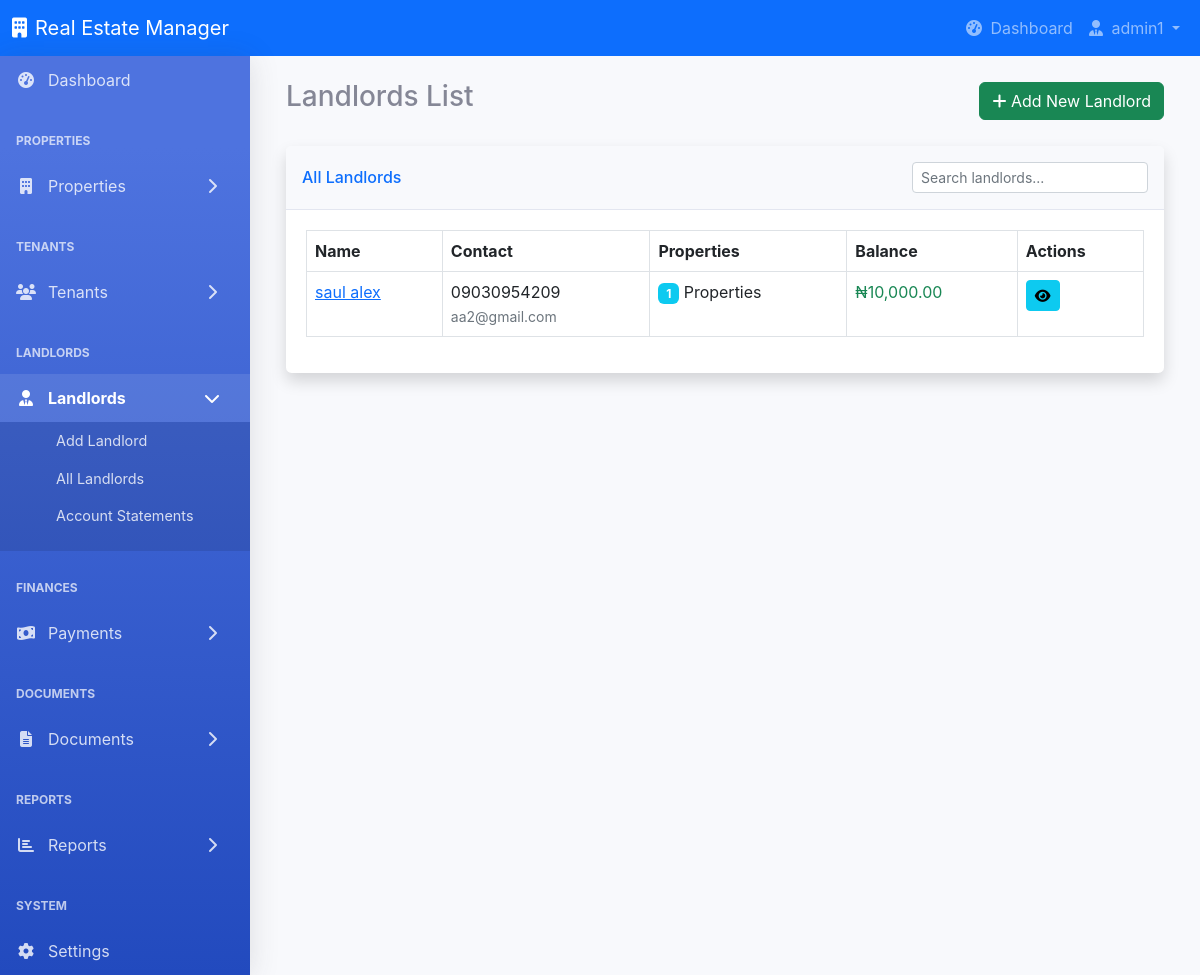
Page /landlords/list (signed in) on the committed database.
### tables this page shows
CREATE TABLE landlords (
        id INTEGER PRIMARY KEY AUTOINCREMENT,
        full_name TEXT NOT NULL,
        phone TEXT NOT NULL,
        email TEXT,
        address TEXT,
        id_number TEXT,
        bank_name TEXT,
        account_number TEXT,
        current_balance REAL DEFAULT 0.0,
        created_at TIMESTAMP DEFAULT CURRENT_TIMESTAMP
    );

### app.py (the view)
@app.route('/landlords/list')
@login_required
def landlords_list():
    conn = get_db_connection()
    landlords = conn.execute('''
        SELECT l.*,
               (SELECT COUNT(*) FROM properties WHERE landlord_id = l.id) as total_properties
        FROM landlords l
        ORDER BY l.full_name
    ''').fetchall()
    conn.close()
    return render_template('landlords/landlords_list.html', landlords=landlords)

### app.py (called while the page is built)
def get_db_connection():
    conn = sqlite3.connect(DB_PATH)
    conn.row_factory = sqlite3.Row
    return conn

def login_required(f):
    @wraps(f)
    def decorated_function(*args, **kwargs):
        if 'user_id' not in session:
            flash('Please log in first.')
            return redirect(url_for('login'))
        return f(*args, **kwargs)
    return decorated_function

### templates/landlords/landlords_list.html (shortened to what this page needs)
{% include 'partials/header.html' %}
<div class="container-fluid">
    <div class="d-flex justify-content-between align-items-center mb-4">
        <h1 class="h3">Landlords List</h1>
        <a href="{{ url_for('add_landlord') }}" class="btn btn-success">
            <i class="fas fa-plus"></i> Add New Landlord
        </a>
    </div>
    <div class="card shadow mb-4">
        <div class="card-header py-3 d-flex justify-content-between align-items-center">
            <h6 class="m-0 font-weight-bold text-primary">All Landlords</h6>
            <div>
                <input type="text" id="landlordSearch" class="form-control form-control-sm" placeholder="Search landlords...">
            </div>
        </div>
        <div class="card-body">
            <div class="table-responsive">
                <table class="table table-bordered" id="landlordsTable" width="100%" cellspacing="0">
                    <thead>
                        <tr>
                            <th>Name</th>
                            <th>Contact</th>
                            <th>Properties</th>
                            <th>Balance</th>
                            <th>Actions</th>
                        </tr>
                    </thead>
                    <tbody>
                        {% for landlord in landlords %}
                        <tr>
                            <td>
                                <a href="{{ url_for('landlord_detail', landlord_id=landlord.id) }}">
                                    {{ landlord.full_name }}
                                </a>
                            </td>
                            <td>
                                {{ landlord.phone }}<br>
                                <small class="text-muted">{{ landlord.email }}</small>
                            </td>
                            <td>
                                <span class="badge bg-info">{{ landlord.total_properties }}</span> Properties
                            </td>
                            <td>
                                <span class="{% if landlord.current_balance > 0 %}text-success{% else %}text-muted{% endif %}">
                                    ₦{{ "{:,.2f}".format(landlord.current_balance) }}
                                </span>
                            </td>
                            <td>
                                <a href="{{ url_for('landlord_detail', landlord_id=landlord.id) }}" class="btn btn-info btn-sm">
                                    <i class="fas fa-eye"></i>
                                </a>
                            </td>
                        </tr>
                        {% endfor %}
                    </tbody>
                </table>
            </div>
        </div>
    </div>
</div>
</div>
</div>
</div>
</body>
</html>

### static/css/styles.css (style rules this page uses)
:root { --primary-color: #4e73df; --secondary-color: #858796; --success-color: #1cc88a; --info-color: #36b9cc; --warning-color: #f6c23e; --danger-color: #e74a3b; --light-color: #f8f9fc; --dark-color: #5a5c69; }
body { font-family: 'Nunito', -apple-system, BlinkMacSystemFont, "Segoe UI", Roboto, "Helvetica Neue", Arial, sans-serif; font-size: 1rem; font-weight: 400; line-height: 1.5; color: #858796; background-color: #f8f9fc; }
.card { margin-bottom: 1.5rem; box-shadow: 0 0.15rem 1.75rem 0 rgba(58, 59, 69, 0.15); border: none; border-radius: 0.35rem; }
.card-header { background-color: #f8f9fc; border-bottom: 1px solid #e3e6f0; }
.card-body { padding: 1.25rem; }
.table-responsive { overflow-x: auto; }

### rows in the picture
landlords: full_name "saul alex", phone "09030954209", email "aa2@gmail.com", total_properties "1", current_balance "10,000.00"

### other values in the picture
{{ session['username'] }} "admin1"
